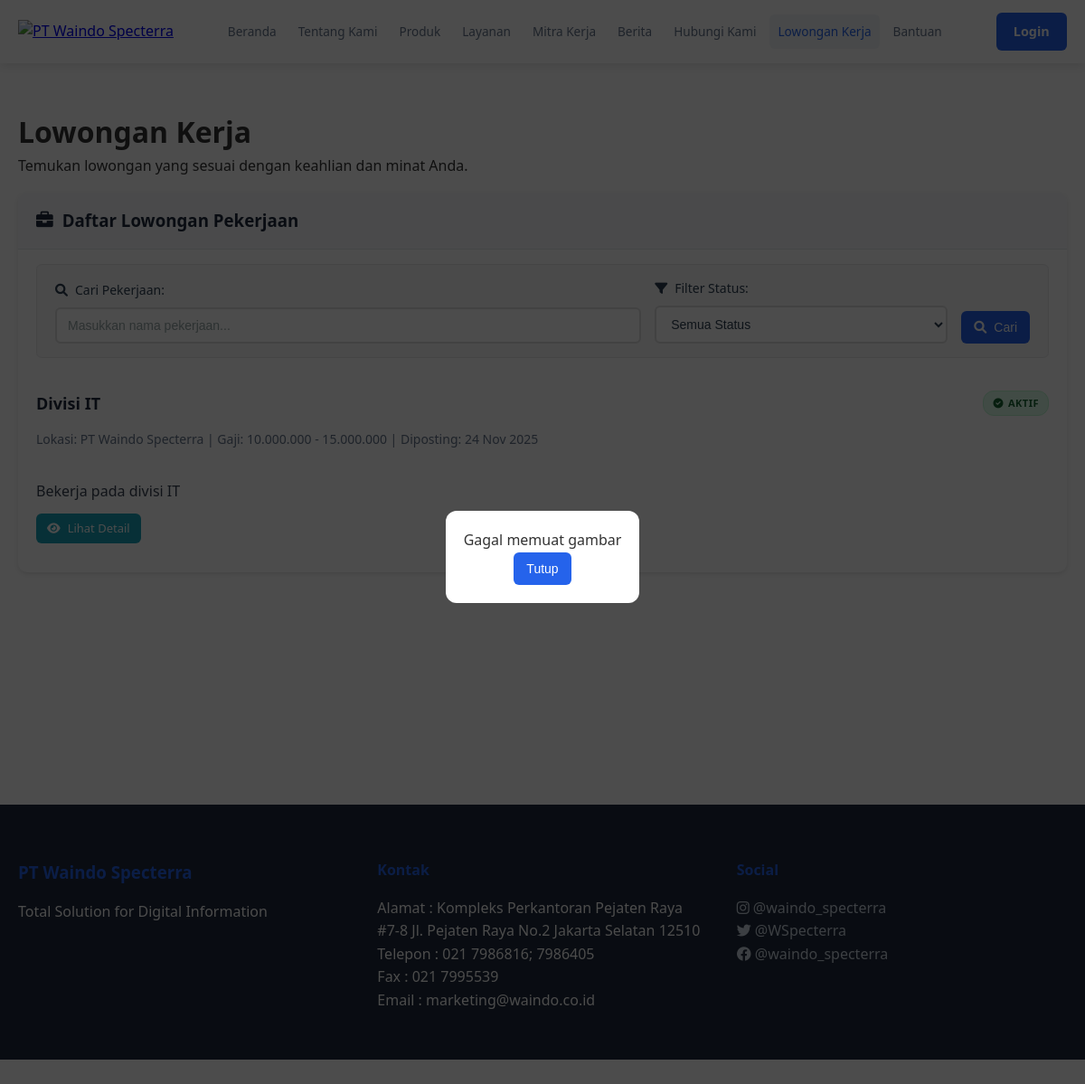
The app's page /bergabung.php with its own data.
### tables this page shows
CREATE TABLE `lowongan` (
  `job_id` int NOT NULL,
  `title` varchar(200) NOT NULL,
  `description` text NOT NULL,
  `requirements` text,
  `location` varchar(100) DEFAULT NULL,
  `salary_range` varchar(50) DEFAULT NULL,
  `status` enum('open','closed') DEFAULT 'open',
  `posted_by` int DEFAULT NULL,
  `req_jenjang_pendidikan` int DEFAULT NULL,
  `req_jurusan_pendidikan` int DEFAULT NULL,
  `posted_at` timestamp NULL DEFAULT CURRENT_TIMESTAMP,
  `updated_at` timestamp NULL DEFAULT NULL,
  `hapus` int NOT NULL DEFAULT '0'
);

### bergabung.php (the view, shortened to what this page needs)
<?php
require_once 'connect/koneksi.php';
$status_filter = isset($_GET['status']) ? $_GET['status'] : 'all';
$search_query = isset($_GET['search']) ? trim($_GET['search']) : '';
$whereClause = "WHERE hapus=0";
$jobs = mysqli_query($conn, "SELECT job_id, title, description, location, salary_range, posted_at, status FROM lowongan $whereClause ORDER BY status ASC, posted_at DESC");
$active_popup_rs = mysqli_query($conn, "SELECT * FROM popup_images WHERE is_active = 1 ORDER BY created_at DESC");
$popup_list = [];
if ($active_popup_rs && mysqli_num_rows($active_popup_rs) > 0) {
    while ($row = mysqli_fetch_assoc($active_popup_rs)) {
        $popup_list[] = $row;
    }
}
?>
<!DOCTYPE html>
<html lang="id">
<head>
    <link rel="stylesheet" href="assets/css/common.css">
    <link rel="stylesheet" href="assets/css/navbar.css">
    <link rel="stylesheet" href="assets/css/pages.css">
    <link rel="stylesheet" href="assets/css/bergabung.css">
    <link rel="stylesheet" href="https://cdnjs.cloudflare.com/ajax/libs/font-awesome/6.0.0/css/all.min.css">
</head>
<body>
    <?php include 'includes/navbar.php'; ?>
    <?php if (!empty($popup_list) && !isset($_GET['no_popup'])): ?>
        <div class="popup-overlay" id="imagePopup">
            <?php
                $uniqueOrientations = array_unique(array_map(function($p){return $p['orientation'];}, $popup_list));
                $containerMode = count($uniqueOrientations) === 1 ? $popup_list[0]['orientation'] : 'mixed';
            ?>
            <div class="popup-container <?php echo $containerMode; ?>" id="popupContainer">
            </div>
        </div>
    <?php endif; ?>
    <div class="page-container">
        <main class="page-content">
            <div class="container">
                <h1>Lowongan Kerja</h1>
                <p>Temukan lowongan yang sesuai dengan keahlian dan minat Anda.</p>
                <div class="card">
                    <div class="card-header">
                        <h3><i class="fas fa-briefcase"></i> Daftar Lowongan Pekerjaan</h3>
                    </div>
                    <div class="card-body">
                        <div class="filter-section">
                            <form method="GET" action="" id="filterForm" class="filter-form">
                                <div class="filter-group search-group">
                                    <label for="search-input">
                                        <i class="fas fa-search"></i> Cari Pekerjaan:
                                    </label>
                                    <div class="search-input-wrapper">
                                        <input type="text"
                                               id="search-input"
                                               name="search"
                                               placeholder="Masukkan nama pekerjaan..."
                                               value="<?php echo htmlspecialchars($search_query); ?>"
                                               class="search-input">
                                    </div>
                                </div>
                                <div class="filter-group">
                                    <label for="status-filter">
                                        <i class="fas fa-filter"></i> Filter Status:
                                    </label>
                                    <select id="status-filter" name="status" onchange="document.getElementById('filterForm').submit()">
                                        <option value="all" <?php echo $status_filter === 'all' ? 'selected' : ''; ?>>Semua Status</option>
                                    </select>
                                </div>
                                <button type="submit" class="btn btn-primary btn-search">
                                    <i class="fas fa-search"></i> Cari
                                </button>
                            </form>
                        </div>
                        <?php if ($jobs && mysqli_num_rows($jobs) > 0): ?>
                            <?php while ($job = mysqli_fetch_assoc($jobs)): ?>
                                <div class="job-item <?php echo $job['status'] === 'closed' ? 'job-closed' : ''; ?>">
                                    <div class="job-header">
                                        <h4 class="job-title"><?php echo htmlspecialchars($job['title']); ?></h4>
                                        <div class="job-status">
                                            <?php if ($job['status'] === 'open'): ?>
                                                <span class="status-badge status-open">
                                                    <i class="fas fa-check-circle"></i> Aktif
                                                </span>
                                            <?php else: ?>
                                                <span class="status-badge status-closed">
                                                    <i class="fas fa-times-circle"></i> Ditutup
                                                </span>
                                            <?php endif; ?>
                                        </div>
                                    </div>
                                    <div class="job-meta">
                                        Lokasi: <?php echo htmlspecialchars($job['location'] ?: '-'); ?> |
                                        Gaji: <?php echo htmlspecialchars($job['salary_range'] ?: '-'); ?> |
                                        Diposting: <?php echo date('d M Y', strtotime($job['posted_at'])); ?>
                                    </div>
                                    <div class="job-desc-preview">
                                        <?php
                                        $description = strip_tags($job['description']);
                                        echo htmlspecialchars(strlen($description) > 200 ? substr($description, 0, 200) . '...' : $description);
                                        ?>
                                    </div>
                                    <div class="job-actions">
                                        <a href="detail-lowongan-public.php?id=<?php echo $job['job_id']; ?>" class="btn btn-info btn-sm">
                                            <i class="fas fa-eye"></i> Lihat Detail
                                        </a>
                                    </div>
                                </div>
                            <?php endwhile; ?>
                        <?php endif; ?>
                    </div>
                </div>
            </div>
        </main>
    </div>
    <footer class="footer">
        <div class="container">
            <div class="footer-content">
                <div class="footer-section">
                    <h3>PT Waindo Specterra</h3>
                    <p>Total Solution for Digital Information</p>
                </div>
                <div class="footer-section">
                    <ul>
                        <h4>Kontak</h4>
                        <p>Alamat : Kompleks Perkantoran Pejaten Raya #7-8 Jl. Pejaten Raya No.2 Jakarta Selatan 12510</p>
                        <p>Telepon : 021 7986816; 7986405</p>
                        <p>Fax : 021 7995539</p>
                        <p>Email : marketing@waindo.co.id</p>
                    </ul>
                </div>
                <div class="footer-section">
                    <h4>Social</h4>
                    <p><a href="https://www.instagram.com/waindo_specterra?igshid=fysfd3j6l41n"><i class="fa-brands fa-instagram"></i> @waindo_specterra</a></p>
                    <p><a href="https://x.com/WSpecterra?s=08"><i class="fa-brands fa-twitter"></i> @WSpecterra</a></p>
                    <p><a href="https://www.instagram.com/waindo_specterra?igshid=fysfd3j6l41n"><i class="fa-brands fa-facebook"></i> @waindo_specterra</a></p>
                </div>
            </div>
        </div>
    </footer>
</body>
</html>

### assets/css/common.css (style rules this page uses)
* { margin: 0; padding: 0; box-sizing: border-box; }
body { font-family: "Segoe UI", Tahoma, Geneva, Verdana, sans-serif; line-height: 1.6; color: #333; background-color: #ffffff; padding-top: 70px; }
.container { max-width: 1200px; margin: 0 auto; padding: 0 20px; }
.btn-primary { background: #2563eb; color: white; padding: 12px 24px; border: none; border-radius: 6px; font-size: 1rem; font-weight: 600; cursor: pointer; text-decoration: none; display: inline-block; transition: all 0.3s ease; }
.footer { background: #1e293b; color: white; padding: 60px 0 20px; margin-top: 80px; }
.footer-content { display: grid; grid-template-columns: repeat(auto-fit, minmax(250px, 1fr)); gap: 2rem; margin-bottom: 2rem; }
.footer-section h3, .footer-section h4 { margin-bottom: 1rem; color: #2563eb; }
.footer-section ul { list-style: none; }
.footer-section a { color: #cbd5e1; text-decoration: none; transition: color 0.3s ease; }

### assets/css/navbar.css (style rules this page uses)
body { margin-top: -60px; }

### assets/css/pages.css (style rules this page uses)
.page-container { min-height: 100vh; padding-top: 70px; }
.page-content { padding: 40px 0; }
.container { max-width: 1200px; margin: 0 auto; padding: 0 20px; }

### records on screen
lowongan: title "Divisi IT", status "open" (drawn), location "PT Waindo Specterra", salary_range "10.000.000 - 15.000.000", posted_at "24 Nov 2025", description "Bekerja pada divisi IT"
